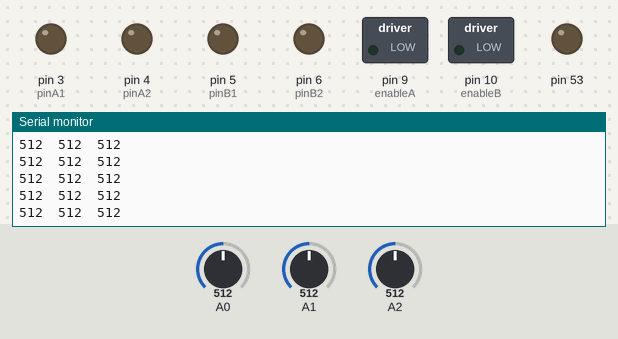
Simulated run of this sketch. Board: Arduino Mega 2560, built with avr-gcc and run on an emulated ATmega2560. Parts: switched loads named in the sketch (green lamp = pin HIGH), output pins drawn as LEDs (lit = HIGH), the last lines printed to the serial monitor. The test bench sets the inputs (shaded band); at power-on: A0 = 512, A1 = 512, A2 = 512.

Above: at 1.2 s.
1.3 s: A0 set to 985
At 1.8 s:
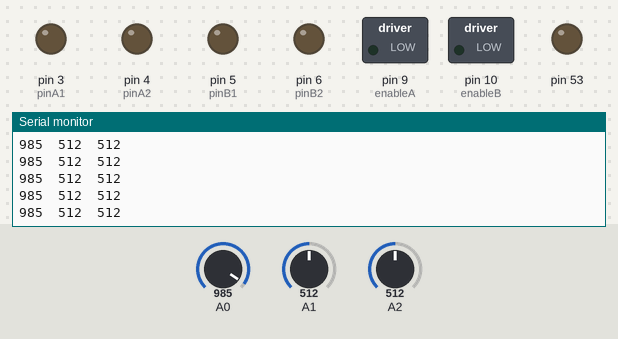
4.3 s: A0 set to 1012
At 5.0 s:
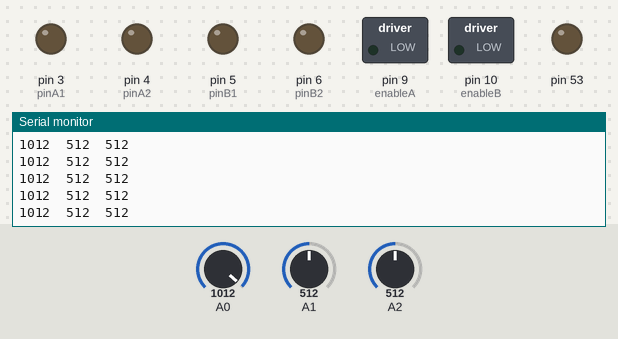
Timing chart, 0 to 7.3 s (numbered marks = the images above; inputs shaded):
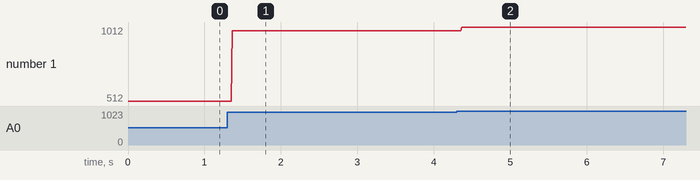

Measured:
- after the input at 1.3 s, the serial monitor: prints a new line after 0.07 s (image 1)
- after the input at 4.3 s, the serial monitor: prints a new line after 0.07 s (image 2)
- plotted number 1: 512 → 985 after the input at 1.3 s, 985 → 1012 after the input at 4.3 s

The sketch:

automatic_Code.ino
```cpp
/**
 * Sensor Line on A0,A1,A2
 */
 #include <RedBot.h>
RedBotSensor left_sen = RedBotSensor(A0);
RedBotSensor center_sen = RedBotSensor(A1);
RedBotSensor right_sen = RedBotSensor(A2);
/**
 * Motor Contorl on 9,10,3,4,5,6
 */
int enableA = 9;
int enableB = 10;
int pinA1 = 3;
int pinA2 = 4;
int pinB1 = 5;
int pinB2 = 6;
//motorSpeed of 2 motors
int motorSpeed=110;
//Line Standard for black color.
int lineStandard = 900;
void setup() {
  Serial.begin(9600);
  pinMode(enableA, OUTPUT);
  pinMode(pinA1, OUTPUT);
  pinMode(pinA2, OUTPUT);
  pinMode(enableB, OUTPUT);
  pinMode(pinB1, OUTPUT);
  pinMode(pinB2, OUTPUT);
  pinMode(53,OUTPUT);
}
void loop() {
PSV();
}

void PSV() {
  Serial.print(left_sen.read());
  Serial.print("\t");
  Serial.print(center_sen.read());
  Serial.print("\t");
  Serial.print(right_sen.read());
  Serial.println();
  delay(10);
}

void motorForward(){
  analogWrite(enableA, motorSpeed);
  analogWrite(enableB, motorSpeed);
  digitalWrite(pinA1, HIGH); digitalWrite(pinA2, LOW);
  digitalWrite(pinB1, HIGH); digitalWrite(pinB2, LOW);
}
void motorBackward(){
  analogWrite(enableA, motorSpeed);
  analogWrite(enableB, motorSpeed);
  digitalWrite(pinA1, LOW); digitalWrite(pinA2, HIGH);
  digitalWrite(pinB1, LOW); digitalWrite(pinB2, HIGH);
}
void motorCoast(){
  digitalWrite(pinA1, LOW);
  digitalWrite(pinA2, LOW);
  digitalWrite(pinB1, LOW);
  digitalWrite(pinB2, LOW);
}
void turnright() {
  analogWrite(enableA, motorSpeed);
  analogWrite(enableB, motorSpeed);
  digitalWrite(pinA1, HIGH); digitalWrite(pinA2, LOW);
  digitalWrite(pinB1, LOW); digitalWrite(pinB2, LOW);
}
void turnleft() {
  analogWrite(enableA, motorSpeed);
  analogWrite(enableB, motorSpeed);
  digitalWrite(pinA1, LOW); digitalWrite(pinA2, LOW);
  digitalWrite(pinB1, HIGH); digitalWrite(pinB2, LOW);
}
```
